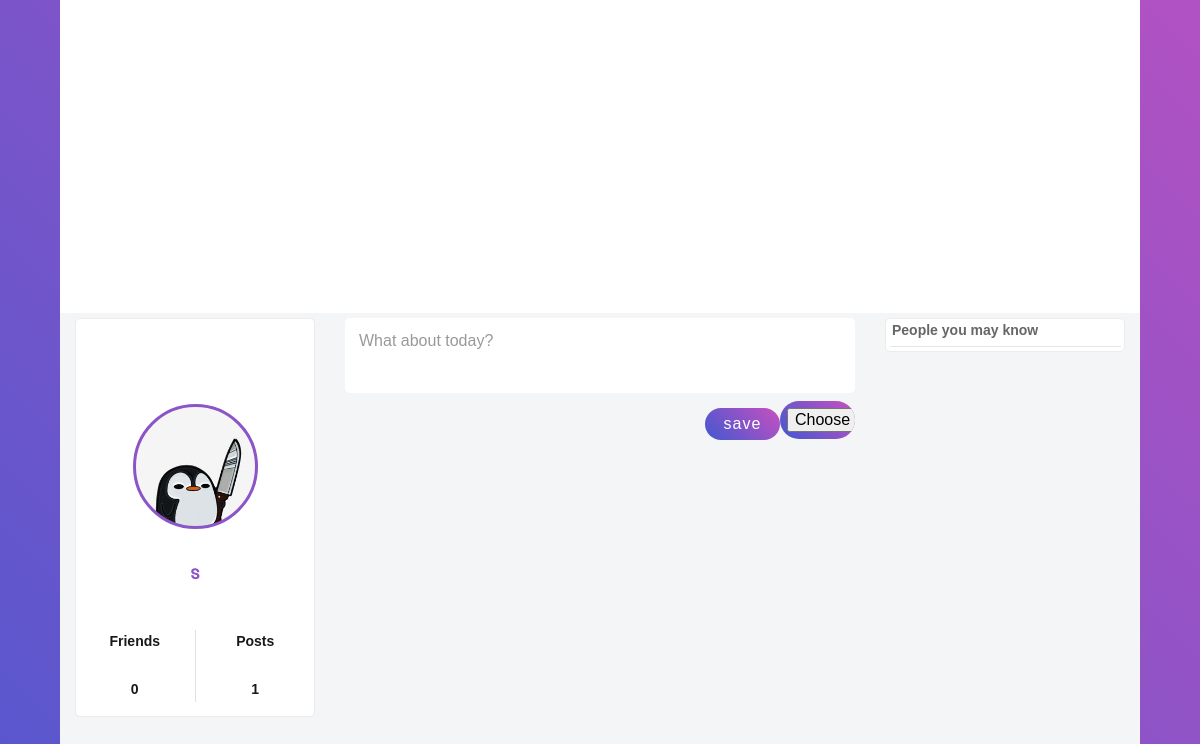
Page /blog/ (signed in, lower part) on the earlier database version.
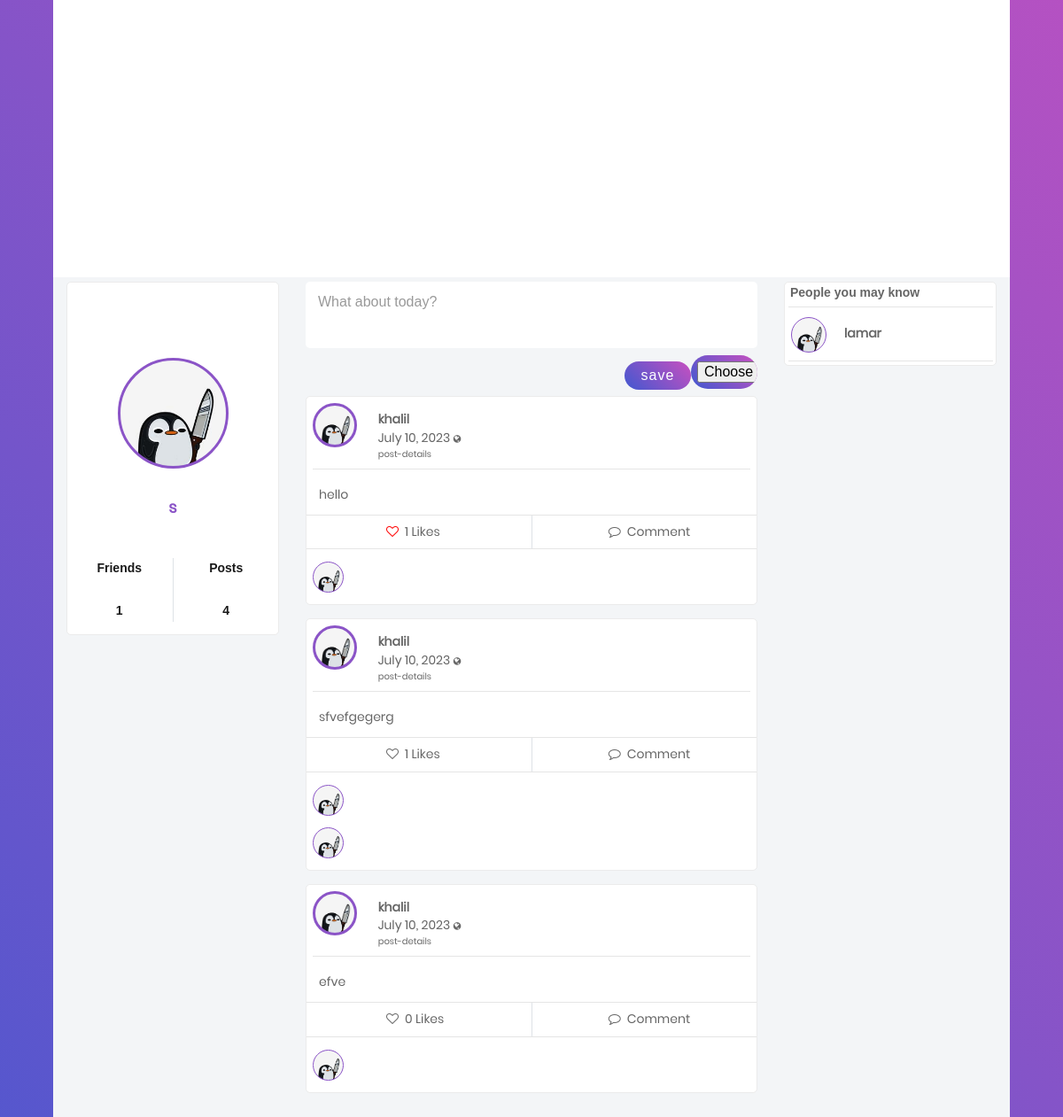
Same page on the later database version.
### users/models.py (models this page shows, shortened)
class Profile(models.Model):
    user = models.OneToOneField(User, on_delete=models.CASCADE)
    image = models.ImageField(default='default.jpg', upload_to='profile_pics')
    bgimage = models.ImageField(default='default.jpg', upload_to='bg_pics')
    friends = models.ManyToManyField(User, blank=True, related_name='friends')
    slug = models.SlugField(unique=True,default=uuid.uuid1)
    forget_password_token= models.CharField(max_length=100)
    updated = models.DateTimeField( auto_now=True)
    created = models.DateTimeField( auto_now_add=True)
    objects = ProfileManager()
    def __str__(self):
        return f"{self.user.username}-{self.created.strftime('%d-%m-%Y')}"
    def get_friends(self):
        return self.friends.all()
    def get_friends2(self):
        return self.user.friends.all()
    def get_friends_no(self):
        return self.friends.all().count()
    def get_posts_no(self):
        return self.posts.all().count()

### blog/models.py (models this page shows, shortened)
class Post(models.Model):
    content = models.TextField()
    date_posted = models.DateTimeField(default = timezone.now)
    author = models.ForeignKey(User,on_delete=models.CASCADE)
    post_image = models.ImageField(null=True, blank=True, upload_to="images/")
    liked = models.ManyToManyField(Profile, blank=True, related_name='likes')
    updated = models.DateTimeField( auto_now=True)
    created = models.DateTimeField( auto_now_add=True)
    author = models.ForeignKey(Profile, on_delete=models.CASCADE, related_name='posts')
    def num_likes(self):
        return self.liked.all().count()
    class Meta:
        ordering = ('-created',)

class Comment(models.Model):
    user = models.ForeignKey(Profile, on_delete=models.CASCADE)
    post = models.ForeignKey(Post, on_delete=models.CASCADE)
    body = models.TextField(max_length=300)
    liked = models.ManyToManyField(Post, blank=True, related_name='likes')
    updated = models.DateTimeField(auto_now=True)
    created = models.DateTimeField(auto_now_add=True)

### blog/views.py (the view, shortened to what this page needs)
# urls.py: path('', views.home, name="blog-home"),
@login_required
def home(request):
    ordering =['-date_posted']
    profile = Profile.objects.get(user = request.user)
    nopro = Profile.objects.exclude(user = request.user)
    a = Profile.objects.all()
    a = set(a)
    b = set(profile.get_friends2())
    c = a.difference(b)
    print( type(a) )
    print(type(b))
    print(type(c))
    print(a)
    print(b)
    print(c)
    p_form = PostModelForm()
    c_form = CommentModelForm( )
    post_added=False
    context = {
        'posts':Post.objects.all().order_by('-date_posted'),
        'user': request.user,
        'pos': profile.get_posts_no,
        'im': Profile.objects.filter(user= request.user),
        'profile':profile,
        'friends': profile.get_friends(),
        'nofriend': c,
        'p_form':p_form,
        'c_form':c_form,
        'post_added':post_added,
    }
    return render(request, 'blog/home.html', context)

### blog/forms.py
class PostModelForm(forms.ModelForm):
    def __init__(self, *args: Any, **kwargs: Any) -> None:
        super().__init__(*args, **kwargs)
        self.helper = FormHelper()
        self.helper.form_show_labels = False
        self.fields["content"].help_text = None
        self.fields['content'].label = ""
        self.fields["content"].widget.attrs.update({
            "class":"w-full p-3 fs-16",
            "style":"height: 75px;resize: none;color: #666666;    border-radius: 5px;",
            "type":"text",
            "name":"cont",
            "id":"cont",
            "placeholder":"What about today?",
        })
        self.fields["post_image"].help_text = None
        self.fields['post_image'].label = ""
        self.fields["post_image"].widget.attrs.update({
            "type":"submit",
            "class":"float-r p-2 fs-16 post",
            "text":"",
        })
    class Meta:
        model = Post
        fields=('content','post_image')

### blog/templates/blog/home.html (shortened to what this page needs)
{% extends "blog/base.html" %}
 {% load static %}
    {% block content %}
    <div class="container mt-5">
      <div class="row">
        <div class="col-sm-3 mobile-hidden">
          <div class="main-block">
            <div
              class="coverPicture"
              style="background: url('{{ user.profile.bgimage.url }}');"
            ></div>
            <div
              class="profilePicture"
              style="background: url('{{ user.profile.image.url }}');"
            ></div>
            <div class="FullName text-center fs-18 ProjectColor">
              {{ user }}
            </div>
            <div class="row statistic text-center fs-16 p-3">
              <div class="col">
                <p>Friends</p>
                <br />
                <p>{{ profile.get_friends_no }}</p>
              </div>
              <div class="col border-left">
                <p>Posts</p>
                <br />
                <p>{{ pos }}</p>
              </div>
            </div>
          </div>
        </div>
        <div class="col-sm-6 mobile-hidden">
          <form
            method="POST"
            action=""
            enctype="multipart/form-data"
          >
            {{p_form.as_p}}
            <div class="action p-2 pr-3">
              <button
                name="submit_p_form"
                type="submit"
                class="float-r p-2 fs-16 post"
              >
                save
              </button>
              <div class="clearfix"></div>
            </div>
          </form>
          {% include 'blog/post-list.html' %}
        </div>
        <div class="col-3 mobile-hidden">
          <div class="main-block">
            <div class="row">
              <div class="col pl-4">
                <p class="fs-14 font-cairo font-weight-600">
                  People you may know
                </p>
              </div>
            </div>
            <hr class="m-1" />
            {% for friend in nofriend %}
            {% if friend.user.username != user.username %}
            <div class="row">
              <div class="col-3">
                <div class="pt-2 pl-2 d-inline-block">
                  <div
                    class="Profile-Picture"
                    style="background: url('{{ friend.image.url }}');width: 40px;height: 40px;    border: 1.5px solid #8B54C7; "
                  ></div>
                </div>
              </div>
              <div class="col">
                <div class="UserName d-inline-block mt-3">
                  <p>
                    <a href="{% url 'profile-detail-view' friend.slug %}" class="font-weight-bold">{{ friend.user }}</a>
                  </p>
                </div>
              </div>
            </div>
            <hr class="m-1" />
            {% endif %}
            {% endfor %}
          </div>
        </div>
      </div>
    </div>
    {% endblock content %}

### blog/templates/blog/post-list.html (shortened to what the changed rows need)
{% for post in posts %}
            {% if post.author.user in friends %}
          <div class="main-block post-with-photo" id="post-list">
            <div class="Post-Box">
              <div class="header row">
                <div class="col-1" style="padding-right: 15%;">
                  <div class="pt-2 pl-2 d-inline-block">
                    <div
                      class="Profile-Picture"
                      style="background: url('{{ post.author.image.url }}') "
                    ></div>
                  </div>
                </div>
                <div class="col-8 p-l-0">
                  <div class="UserName d-inline-block mt-3">
                    <p>
                      <a href="{% url 'profile-detail-view' post.author.slug %}" class="font-weight-bold">{{ post.author.user }}</a>
                    </p>
                    <p class="lh-1-2">
                     {{ post.date_posted|date:"F d, Y" }}
                      <i
                        class="fa fa-globe fs-10"
                        data-toggle="tooltip"
                        data-placement="top"
                        title="Public"
                      ></i>
                      <br />
                      <a href=" {%url 'post-detail' post.id %} " class="fs-10"
                        >post-details</a
                      >
                    </p>
                  </div>
                </div>
              </div>
              <hr class="m-2" />
              <div class="body row">
                <div class="details col">
                  <p class="px-3" style="padding: 10px">{{ post.content }}</p>
                </div>
              </div>
              <hr class="mt-0 mb-0" />
              <div class="footer">
                <div class="row action-btn">
                  <div class="col">
                    <form method="POST" action="{% url 'like-post-view' %}">
                      {% if profile not in post.liked.all %}
                      <button
                        style="
                          background-color: transparent;
                          border: none;
                          box-shadow: none;
                        "
                        type="submit"
                      >
                        <p class="py-2 footer-btn" style="padding-left: 90px">
                          <i class="fa fa-heart-o" aria-hidden="true"></i>
                          <span class="px-1"> {{ post.num_likes }} Likes</span>
                        </p>
                      </button>
                      {% else %}
                      <button
                        style="
                          background-color: transparent;
                          border: none;
                          box-shadow: none;
                        "
                        type="submit"
                      >
                        <p class="py-2 footer-btn" style="padding-left: 90px">
                          <i
                            class="fa fa-heart-o"
                            aria-hidden="true"
                            style="color: red"
                          ></i>
                          <span class="px-1"> {{ post.num_likes }} Likes</span>
                        </p>
                      </button>
                      {% endif %}
                    </form>
                  </div>
                  <div class="col border-left">
                    <p class="py-2 footer-btn text-center">
                      <a href=""
                        ><i class="fa fa-comment-o" aria-hidden="true"></i>
                        <span class="px-1"> Comment</span></a
                      >
                    </p>
                  </div>
                </div>
                <hr class="mt-0 mb-2" />
                <div class="row comment-list">
                  {% for c in post.comment_set.all %}
                  <div class="add-comment col-12 pt-0">
                    <div class="row">
                      <div class="col-1" style="padding-right: 12%;">
                        <div class="pt-2 pl-2 d-inline-block">
                          <div
                            class="Profile-Picture-Comment"
                            style="background: url('{{ c.user.image.url }}'); "
                          ></div>
                        </div>
                      </div>
                    </div>
                  </div>
                  {% endfor %}
                  <div class="add-comment col-12 pb-2">
                    <div class="row">
                      <div class="col-1" style="padding-right: 12%;">
                        <div class="pt-2 pl-2 d-inline-block">
                          <div
                            class="Profile-Picture-Comment"
                            style="background: url('{{ user.profile.image.url }}'); "
                          ></div>
                        </div>
                      </div>
                    </div>
                  </div>
                </div>
                </div>
              </div>
            </div>
            {% endif %}
            {% endfor %}

Differences in the rows shown:
changed Profile id 1: get_friends_no "0" → "1"; id "1" → "4"
added Post: author.image (placeholder picture), author.user "khalil", date_posted "July 10, 2023", content "hello", num_likes "1", profile.image (placeholder picture)
added Post: author.image (placeholder picture), author.user "khalil", date_posted "July 10, 2023", content "sfvefgegerg", num_likes "1", profile.image (placeholder picture)
added Comment: user.image (placeholder picture)
added Post: author.image (placeholder picture), author.user "khalil", date_posted "July 10, 2023", content "efve", num_likes "0", profile.image (placeholder picture)
added Profile: image (placeholder picture), user "lamar"
